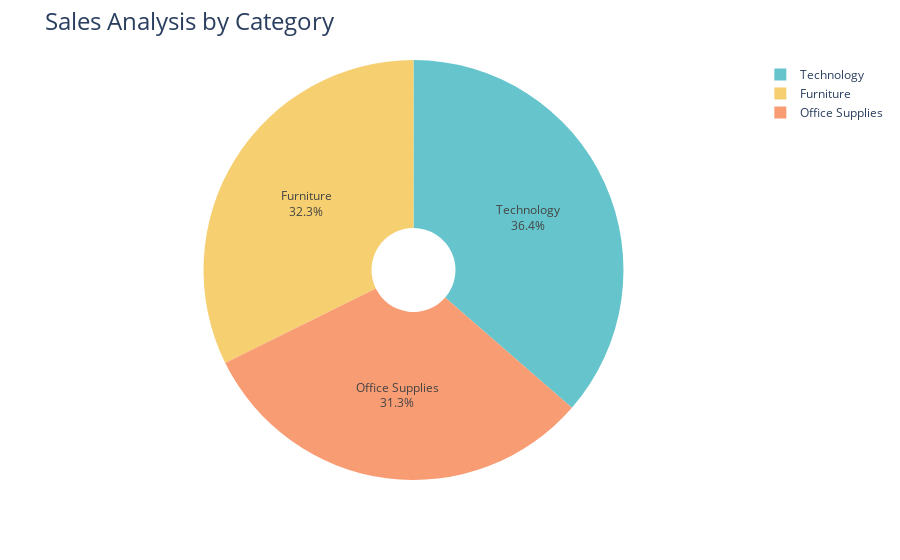

Notebook source saved alongside this figure:
### Code cell
fig = px.pie(sales_by_category,
             values='Sales',
             names='Category',
             hole=0.2,
             color_discrete_sequence=px.colors.qualitative.Pastel)

fig.update_traces(textposition='inside', textinfo='percent+label')
fig.update_layout(title_text='Sales Analysis by Category', title_font=dict(size=24))

fig.show()

### Figure 1 — Plotly figure (JSON) as saved in the notebook; plotly's stock layout.template omitted (floating-point values rounded to 4 significant figures)
{"data": [{"domain": {"x": [0.0, 1.0], "y": [0.0, 1.0]}, "hole": 0.2, "hovertemplate": "Category=%{label}<br>Sales=%{value}<extra></extra>", "labels": ["Furniture", "Office Supplies", "Technology"], "legendgroup": "", "name": "", "showlegend": true, "values": [742000.0, 719000.0, 836200.0], "type": "pie", "textinfo": "percent+label", "textposition": "inside"}], "layout": {"legend": {"tracegroupgap": 0}, "margin": {"t": 60}, "piecolorway": ["rgb(102, 197, 204)", "rgb(246, 207, 113)", "rgb(248, 156, 116)", "rgb(220, 176, 242)", "rgb(135, 197, 95)", "rgb(158, 185, 243)", "rgb(254, 136, 177)", "rgb(201, 219, 116)", "rgb(139, 224, 164)", "rgb(180, 151, 231)", "rgb(179, 179, 179)"], "title": {"font": {"size": 24}, "text": "Sales Analysis by Category"}}}
